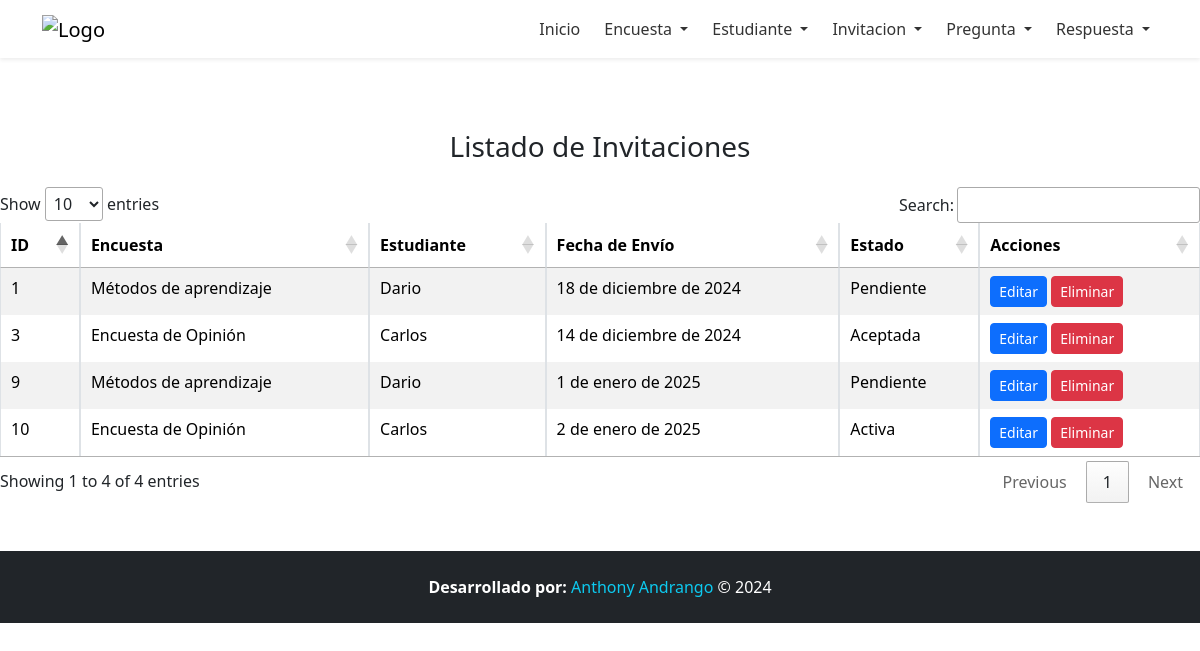
Screenshot of /listadoInvitacion/ with the database file from the repository.
### Aplicaciones/Academico/models.py (models this page shows, shortened)
class Invitacion(models.Model):
    id = models.AutoField(primary_key=True)
    encuesta = models.ForeignKey(Encuesta, on_delete=models.CASCADE)
    estudiante = models.ForeignKey(Estudiante, on_delete=models.CASCADE)
    fecha_envio = models.DateField()
    estado = models.CharField(max_length=20)  # Pendiente/Completada

class Encuesta(models.Model):
    id=models.AutoField(primary_key=True)
    titulo=models.CharField(max_length=100)
    descripcion=models.CharField(max_length=100)
    fecha_creacion=models.DateField()
    fecha_expiracion=models.DateField()
    estado=models.CharField(max_length=100)

class Estudiante(models.Model):
    id = models.AutoField(primary_key=True)
    nombre = models.CharField(max_length=100)
    correo = models.CharField(max_length=100)
    matricula = models.CharField(max_length=50)
    fecha_registro = models.DateField()

### Aplicaciones/Academico/views.py (the view)
# urls.py: path('listadoInvitacion/', views.listadoInvitacion),
def listadoInvitacion(request):
    invitaciones = Invitacion.objects.select_related('encuesta', 'estudiante').all()  # Optimización con select_related
    return render(request, 'listadoInvitacion.html', {'invitaciones': invitaciones})

### Aplicaciones/Academico/templates/listadoInvitacion.html (shortened to what this page needs)
{% extends "./plantilla.html" %}
{% block contenido %}
<br><br>
<h3 class="text-center mb-4">Listado de Invitaciones</h3>
<table class="table table-bordered table-striped table-hover" id="mitablaInvitaciones">
    <thead>
        <tr>
            <th>ID</th>
            <th>Encuesta</th>
            <th>Estudiante</th>
            <th>Fecha de Envío</th>
            <th>Estado</th>
            <th>Acciones</th>
        </tr>
    </thead>
    <tbody>
        {% for invitacion in invitaciones %}
        <tr>
            <td>{{ invitacion.id }}</td>
            <td>{{ invitacion.encuesta.titulo }}</td>
            <td>{{ invitacion.estudiante.nombre }}</td>
            <td>{{ invitacion.fecha_envio }}</td>
            <td>{{ invitacion.estado }}</td>
            <td>
                <a href="/editarInvitacion/{{ invitacion.id }}" class="btn btn-primary btn-sm">Editar</a>
                <a onclick="return confirmDelete('{{ invitacion.id }}', 'invitacion');" href="#" class="btn btn-danger btn-sm">Eliminar</a>
            </td>
        </tr>
        {% endfor %}
    </tbody>
</table>
{% endblock %}

### Aplicaciones/Academico/templates/plantilla.html (shortened to what this page needs)
<!DOCTYPE html>
<html lang="en">
<head>
     <link href="https://cdn.jsdelivr.net/npm/bootstrap@5.3.3/dist/css/bootstrap.min.css" rel="stylesheet">
     <link rel="stylesheet" href="https://cdnjs.cloudflare.com/ajax/libs/izitoast/1.4.0/css/iziToast.css" />
     <link rel="stylesheet" href="https://cdn.datatables.net/1.13.5/css/jquery.dataTables.min.css">
</head>
<body>
<nav class="navbar navbar-expand-lg navbar-light bg-white shadow-sm">
    <div class="container">
      <a class="navbar-brand" href="/">
        <img src="https://www.utc.edu.ec/Portals/0/BELEN/NUEVAimagen/universidad_def.png?ver=2019-05-08-101730-527" alt="Logo" style="height: 65px;">
      </a>
      <div class="collapse navbar-collapse" id="navbarMenu">
        <ul class="navbar-nav ms-auto mb-2 mb-lg-0">
          <li class="nav-item">
            <a class="nav-link text-dark fs-6 px-2 py-1" href="/">
               Inicio
            </a>
          </li>
          <li class="nav-item dropdown">
            <a class="nav-link dropdown-toggle text-dark fs-6 px-2 py-1" href="#" id="navbarDropdownLibros" role="button" data-bs-toggle="dropdown" aria-expanded="false">
                Encuesta
            </a>
          </li>
          <li class="nav-item dropdown">
            <a class="nav-link dropdown-toggle text-dark fs-6 px-2 py-1" href="#" id="navbarDropdownUsuarios" role="button" data-bs-toggle="dropdown" aria-expanded="false">
               Estudiante
            </a>
          </li>
          <li class="nav-item dropdown">
            <a class="nav-link dropdown-toggle text-dark fs-6 px-2 py-1" href="#" id="navbarDropdownUsuarios" role="button" data-bs-toggle="dropdown" aria-expanded="false">
               Invitacion
            </a>
          </li>
          <li class="nav-item dropdown">
            <a class="nav-link dropdown-toggle text-dark fs-6 px-2 py-1" href="#" id="navbarDropdownUsuarios" role="button" data-bs-toggle="dropdown" aria-expanded="false">
               Pregunta
            </a>
          </li>
          <li class="nav-item dropdown">
            <a class="nav-link dropdown-toggle text-dark fs-6 px-2 py-1" href="#" id="navbarDropdownRecomendaciones" role="button" data-bs-toggle="dropdown" aria-expanded="false">
               Respuesta
            </a>
          </li>
        </ul>
      </div>
    </div>
  </nav>
  <br>
      {% block contenido %}{% endblock %}
      <br><br>
      <div class="text-center bg-dark text-white py-4">
        <div class="container">
            <div class="row">
              <center>
                <div class="col-12 col-md-6 mb-3 mb-md-0">
                    <p class="mb-0"><b>Desarrollado por:</b> <span class="text-info">Anthony Andrango</span> &copy; 2024</p>
                </div>
              </center>
              </div>
            </div>
        </div>
</body>
</html>

### Aplicaciones/Academico/templates/plantilla.html (style rules this page uses)
.navbar { background-color: #ffffff !important; }
.navbar-light .navbar-nav .nav-link { color: #333 !important; transition: color 0.3s ease, transform 0.3s ease; }

### rows the page displays
Invitacion: id "1", encuesta.titulo "Métodos de aprendizaje", estudiante.nombre "Dario", fecha_envio "18 de diciembre de 2024", estado "Pendiente"
Invitacion: id "3", encuesta.titulo "Encuesta de Opinión", estudiante.nombre "Carlos", fecha_envio "14 de diciembre de 2024", estado "Aceptada"
Invitacion: id "9", encuesta.titulo "Métodos de aprendizaje", estudiante.nombre "Dario", fecha_envio "1 de enero de 2025", estado "Pendiente"
Invitacion: id "10", encuesta.titulo "Encuesta de Opinión", estudiante.nombre "Carlos", fecha_envio "2 de enero de 2025", estado "Activa"
